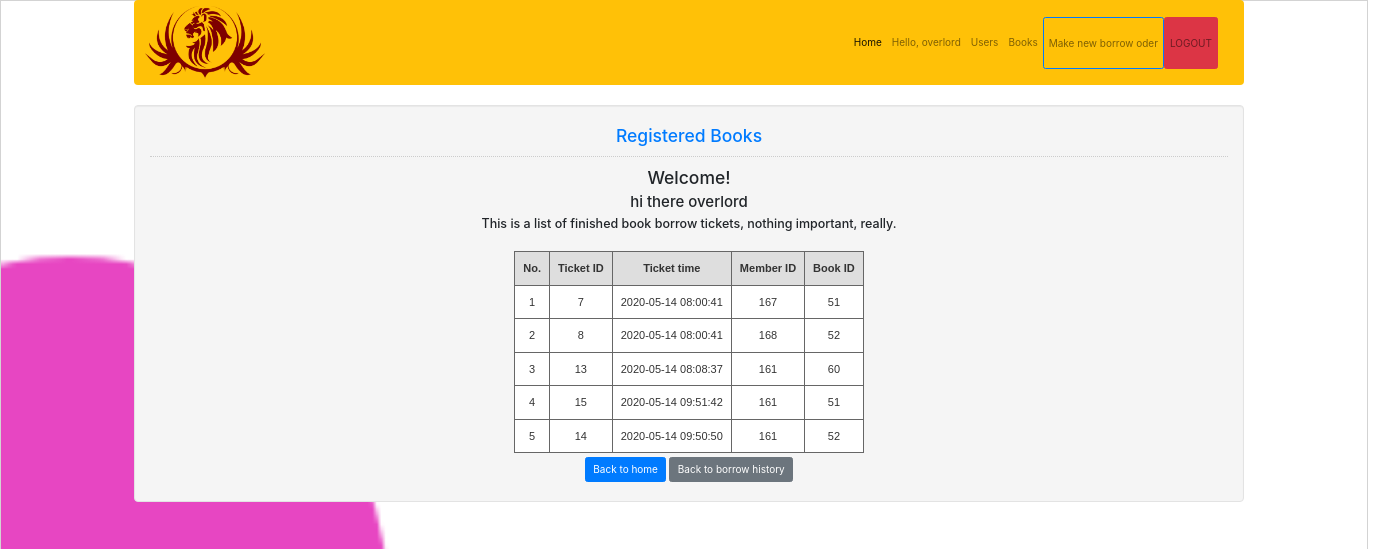
The page /view/borrow/ticketDump.php (signed in) on the database its author committed.
### tables this page shows
CREATE TABLE `member` (
  `mem_id` int(11) NOT NULL,
  `role` int(11) NOT NULL,
  `status` int(11) NOT NULL DEFAULT 0,
  `firstname` varchar(50) NOT NULL,
  `lastname` varchar(50) NOT NULL,
  `username` varchar(30) NOT NULL,
  `password` varchar(12) NOT NULL,
  `email` varchar(255) NOT NULL,
  `address` varchar(255) NOT NULL,
  `phone` varchar(255) NOT NULL,
  `ticket_history` varchar(255) DEFAULT NULL
);

CREATE TABLE `ticket_dump` (
  `id` int(11) NOT NULL,
  `mem_id` int(11) NOT NULL,
  `book_id` int(11) NOT NULL,
  `time_of_borrow` datetime NOT NULL
);

### view/borrow/ticketDump.php (the view, shortened to what this page needs)
<!DOCTYPE html>
<?php
require '../../model/connection/conn.php';
$sql = "SELECT * FROM `ticket_dump` ";
$query = $conn->prepare($sql);
$query->execute();
$results = $query->fetchAll(PDO::FETCH_ASSOC);
?>
<html lang="en">
<head>
    <link rel="stylesheet" type="text/css" href="../../css/bootstrap.css"/>
    <link href="../../css/style.css" rel="stylesheet">
    <link href="//maxcdn.bootstrapcdn.com/bootstrap/4.1.1/css/bootstrap.min.css" rel="stylesheet" id="bootstrap-css">
</head>
<body>
<?php include "../nav.php"; ?>
<div class="container" style="text-align: center">
    <div class="col-md-12 well" style="display: inline-block">
        <h3 class="text-primary">Registered Books</h3>
        <hr style="border-top:1px dotted #ccc;"/>
        <div>
            <h3>Welcome!</h3>
            <?php
            $id = $_SESSION['user']['mem_id'];
            $sql2 = $conn->prepare("SELECT * FROM `member` WHERE `mem_id`='$id'");
            $sql2->execute();
            $fetch = $sql2->fetch();
            ?>
            <div style="text-align: center;">
                <h4><?php echo 'hi there ' . $fetch['firstname'] . " " . $fetch['lastname'] ?></h4></div>
            <h5>This is a list of finished book borrow tickets, nothing important, really.</h5>
            <br/>
            <div style="display: inline-block;">
                <form method="post">
                    <?php if ($_SESSION['user']['role'] == 1): ?>
                    <table class="gridtable" border="1px">
                        <th>No.</th>
                        <th>Ticket ID</th>
                        <th>Ticket time</th>
                        <th>Member ID</th>
                        <th>Book ID</th>
                        <?php foreach ($results as $key => $item): ?>
                            <tr>
                                <td><?php echo ++$key ?></td>
                                <td><?php echo $item['id'] ?></td>
                                <td><?php echo $item['time_of_borrow'] ?></td>
                                <td><?php echo $item['mem_id'] ?></td>
                                <td><?php echo $item['book_id'] ?></td>
                            </tr>
                        <?php endforeach; ?><?php endif; ?>
                    </table>
                </form>
            </div>
            <?php if ($_SESSION['user']['role'] == 1): ?>
        </div>
        <a class="btn btn-primary" href="../home.php">Back to home</a>
        <a class="btn btn-secondary" href="borrowHistory.php">Back to borrow history</a>
        <?php endif; ?>
    </div>
</div>
</body>
</html>

### view/borrow/ticketDump.php (style rules this page uses)
table.gridtable { font-family: verdana, arial, sans-serif; font-size: 11px; color: #333333; border-width: 1px; border-color: #666666; border-collapse: collapse; }
table.gridtable th { border-width: 1px; padding: 8px; border-style: solid; border-color: #666666; background-color: #dedede; }
table.gridtable td { border-width: 1px; padding: 8px; border-style: solid; border-color: #666666; background-color: #ffffff; }

### rows shown on the page
member: firstname "overlord"
ticket_dump: id "7", time_of_borrow "2020-05-14 08:00:41", mem "167", book "51"
ticket_dump: id "8", time_of_borrow "2020-05-14 08:00:41", mem "168", book "52"
ticket_dump: id "13", time_of_borrow "2020-05-14 08:08:37", mem "161", book "60"
ticket_dump: id "15", time_of_borrow "2020-05-14 09:51:42", mem "161", book "51"
ticket_dump: id "14", time_of_borrow "2020-05-14 09:50:50", mem "161", book "52"

### other values the page prints
$_SESSION['user']['firstname'] "overlord"
